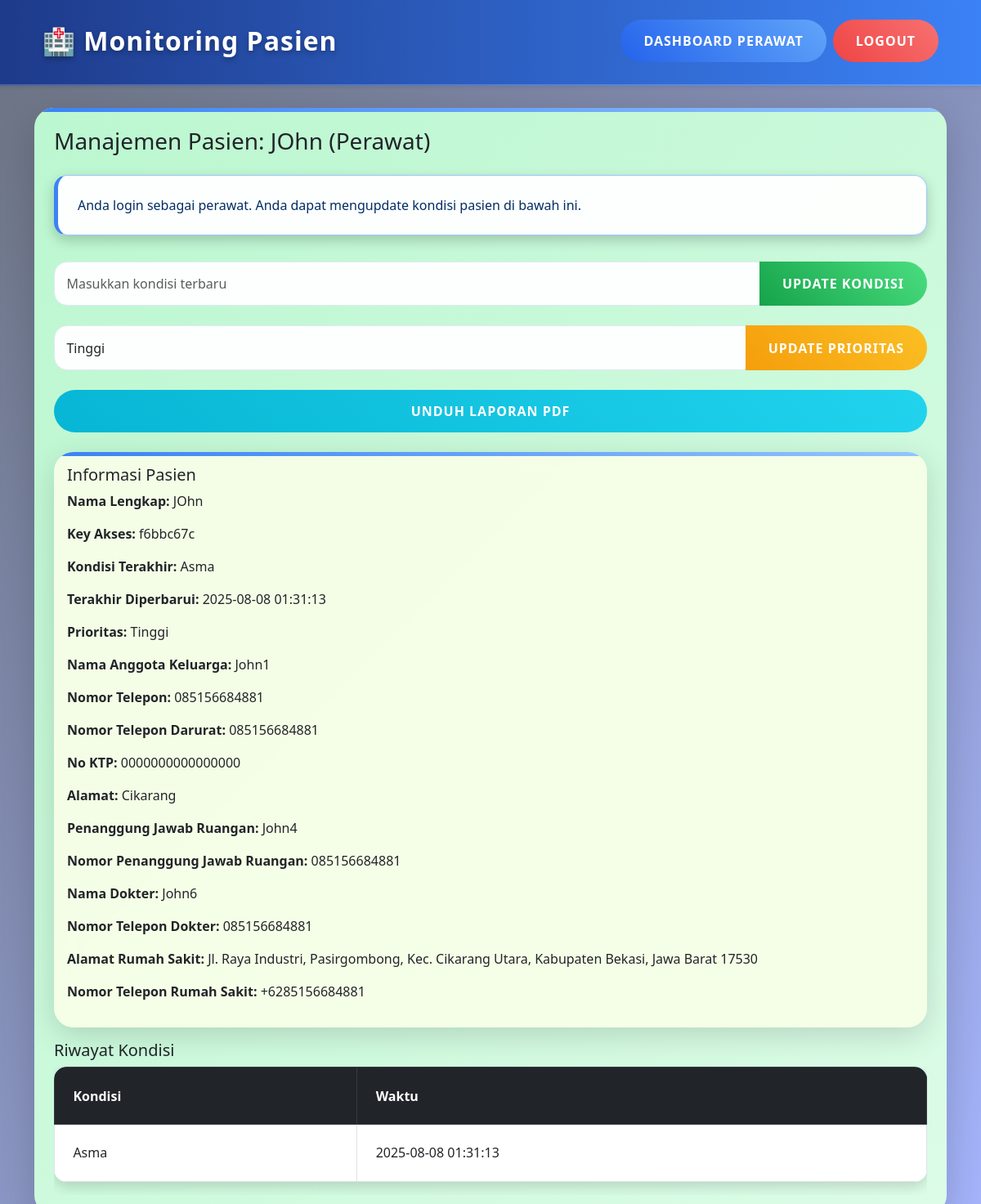
The page /patient/1 (signed in) on the database its author committed.
### tables this page shows
CREATE TABLE patient (
                    id INTEGER PRIMARY KEY AUTOINCREMENT,
                    name TEXT NOT NULL,
                    access_key TEXT NOT NULL,
                    condition TEXT,
                    family_member_name TEXT,
                    phone_number TEXT,
                    emergency_phone_number TEXT,
                    id_card_number TEXT,
                    address TEXT,
                    room_responsible_person TEXT,
                    room_responsible_phone TEXT,
                    doctor_name TEXT,
                    doctor_phone TEXT,
                    priority INTEGER DEFAULT 0,
                    last_updated TEXT
                );

CREATE TABLE hospital (
                    id INTEGER PRIMARY KEY AUTOINCREMENT,
                    address TEXT NOT NULL,
                    phone_number TEXT NOT NULL
                );

CREATE TABLE condition_history (
                    id INTEGER PRIMARY KEY AUTOINCREMENT,
                    patient_id INTEGER,
                    condition TEXT,
                    timestamp TEXT,
                    FOREIGN KEY (patient_id) REFERENCES patient(id)
                );

### app.py (the view, shortened to what this page needs)
@app.route('/patient/<int:patient_id>', methods=['GET', 'POST'])
def patient_detail(patient_id):
    if 'nurse' not in session:
        flash("Hanya perawat yang dapat mengakses halaman ini!", "warning")
        return redirect(url_for('access_patient', patient_id=patient_id))
    conn = sqlite3.connect('database.db')
    c = conn.cursor()
    c.execute("SELECT * FROM patient WHERE id=?", (patient_id,))
    patient = c.fetchone()
    c.execute("SELECT condition, timestamp FROM condition_history WHERE patient_id=? ORDER BY timestamp DESC", (patient_id,))
    history = c.fetchall()
    c.execute("SELECT address, phone_number FROM hospital WHERE id=1")
    hospital = c.fetchone()
    conn.close()
    if not patient:
        flash("Pasien tidak ditemukan!", "danger")
        return redirect(url_for('nurse_dashboard'))
    return render_template('patient_detail.html', patient=patient, history=history, hospital=hospital)

### templates/patient_detail.html (shortened to what this page needs)
{% extends "base.html" %}
{% block content %}
<div class="card shadow-lg p-4 nurse-view">
    <h3 class="mb-4">Manajemen Pasien: {{ patient[1] }} (Perawat)</h3>
    <div class="alert alert-primary" role="alert">
        Anda login sebagai perawat. Anda dapat mengupdate kondisi pasien di bawah ini.
    </div>
    <form method="POST" class="mb-4" id="conditionForm">
        <div class="input-group">
            <input type="text" name="condition" class="form-control shake-on-focus" placeholder="Masukkan kondisi terbaru" required>
            <button type="submit" class="btn btn-success">Update Kondisi</button>
        </div>
    </form>
    <form method="POST" class="mb-4">
        <div class="input-group">
            <select name="priority" class="form-control">
                <option value="2" {% if patient[13] == 2 %}selected{% endif %}>Tinggi</option>
            </select>
            <button type="submit" class="btn btn-warning">Update Prioritas</button>
        </div>
    </form>
    <a href="{{ url_for('generate_report', patient_id=patient[0]) }}" class="btn btn-info mb-4">Unduh Laporan PDF</a>
    <div class="card mb-3">
        <div class="card-body" id="patient-info">
            <h5 class="card-title">Informasi Pasien</h5>
            <p><strong>Nama Lengkap:</strong> {{ patient[1] }}</p>
            <p><strong>Key Akses:</strong> {{ patient[2] }}</p>
            <p><strong>Kondisi Terakhir:</strong> {{ patient[3] if patient[3] else 'Belum ada kondisi terbaru' }}</p>
            <p><strong>Terakhir Diperbarui:</strong> {{ patient[14] if patient[14] else '-' }}</p>
            <p><strong>Prioritas:</strong>
                {% if patient[13] == 2 %}
                    Tinggi
                {% elif patient[13] == 1 %}
                    Sedang
                {% else %}
                    Normal
                {% endif %}
            </p>
            <p><strong>Nama Anggota Keluarga:</strong> {{ patient[4] if patient[4] else '-' }}</p>
            <p><strong>Nomor Telepon:</strong> {{ patient[5] if patient[5] else '-' }}</p>
            <p><strong>Nomor Telepon Darurat:</strong> {{ patient[6] if patient[6] else '-' }}</p>
            <p><strong>No KTP:</strong> {{ patient[7] if patient[7] else '-' }}</p>
            <p><strong>Alamat:</strong> {{ patient[8] if patient[8] else '-' }}</p>
            <p><strong>Penanggung Jawab Ruangan:</strong> {{ patient[9] if patient[9] else '-' }}</p>
            <p><strong>Nomor Penanggung Jawab Ruangan:</strong> {{ patient[10] if patient[10] else '-' }}</p>
            <p><strong>Nama Dokter:</strong> {{ patient[11] if patient[11] else '-' }}</p>
            <p><strong>Nomor Telepon Dokter:</strong> {{ patient[12] if patient[12] else '-' }}</p>
            <p><strong>Alamat Rumah Sakit:</strong> {{ hospital[0] }}</p>
            <p><strong>Nomor Telepon Rumah Sakit:</strong> {{ hospital[1] }}</p>
        </div>
    </div>
    <h5>Riwayat Kondisi</h5>
    <div class="table-responsive">
        <table class="table table-bordered table-hover" id="history-table">
            <thead class="table-dark">
                <tr>
                    <th>Kondisi</th>
                    <th>Waktu</th>
                </tr>
            </thead>
            <tbody id="history-table-body">
                {% for entry in history %}
                <tr>
                    <td>{{ entry[0] }}</td>
                    <td>{{ entry[1] }}</td>
                </tr>
                {% else %}
                <tr>
                    <td colspan="2" class="text-center">Belum ada riwayat kondisi.</td>
                </tr>
                {% endfor %}
            </tbody>
        </table>
    </div>
</div>
{% endblock %}

### static/style.css (style rules this page uses)
body { background: linear-gradient(135deg, #6b7280 0%, #a5b4fc 100%); font-family: 'Poppins', 'Segoe UI', Tahoma, Geneva, Verdana, sans-serif; min-height: 100vh; margin: 0; display: flex; flex-direction: column; color: #1f2937; overflow-x: hidden; background-attachment: fixed; }
.card { border: none; border-radius: 24px; background: rgba(255, 255, 255, 0.9); backdrop-filter: blur(15px); box-shadow: 0 10px 36px rgba(0, 0, 0, 0.15); transition: transform 0.5s ease, box-shadow 0.5s ease; overflow: hidden; animation: fadeInUp 0.8s ease-out; position: relative; }
.card::before { content: ''; position: absolute; top: 0; left: 0; width: 100%; height: 5px; background: linear-gradient(90deg, #3b82f6, #93c5fd); border-radius: 24px 24px 0 0; }
.btn { border-radius: 50px; padding: 14px 28px; font-weight: 700; text-transform: uppercase; letter-spacing: 1px; position: relative; overflow: hidden; transition: all 0.4s ease; z-index: 1; }
.btn::before { content: ''; position: absolute; top: 50%; left: 50%; width: 0; height: 0; background: rgba(255, 255, 255, 0.5); border-radius: 50%; transform: translate(-50%, -50%); transition: width 0.6s ease, height 0.6s ease; z-index: -1; }
.btn-success { background: linear-gradient(45deg, #16a34a, #4ade80); border: none; color: #ffffff; }
.btn-info { background: linear-gradient(45deg, #06b6d4, #22d3ee); border: none; color: #ffffff; }
.btn-warning { background: linear-gradient(45deg, #f59e0b, #fbbf24); border: none; color: #ffffff; }
.alert { border-radius: 16px; margin-bottom: 2rem; padding: 1.5rem; background: rgba(255, 255, 255, 0.95); backdrop-filter: blur(12px); box-shadow: 0 6px 16px rgba(0, 0, 0, 0.2); position: relative; z-index: 1000; animation: slideInRight 0.6s ease; border-left: 5px solid #3b82f6; }
.table { border-radius: 16px; overflow: hidden; background: rgba(255, 255, 255, 0.97); box-shadow: 0 6px 16px rgba(0, 0, 0, 0.15); }
.table thead { background: linear-gradient(45deg, #1e3a8a, #3b82f6); color: #ffffff; }
.table th, .table td { vertical-align: middle; padding: 1.4rem; }
.form-control, .form-select { border-radius: 16px; border: 1px solid #e2e8f0; padding: 0.9rem; background: rgba(255, 255, 255, 0.95); transition: all 0.4s ease; }
.nurse-view { background: linear-gradient(135deg, #bbf7d0 0%, #dcfce7 100%); }
.nurse-view .card { background: rgba(247, 254, 231, 0.95); backdrop-filter: blur(12px); }

### rows shown on the page
patient: name "JOhn", priority "Tinggi", access_key "f6bbc67c", condition "Asma", last_updated "2025-08-08 01:31:13", family_member_name "John1", phone_number "085156684881", emergency_phone_number "085156684881", id_card_number "0000000000000000", address "Cikarang", room_responsible_person "John4", room_responsible_phone "085156684881", doctor_name "John6", doctor_phone "085156684881"
hospital: address "Jl. Raya Industri, Pasirgombong, Kec. Cikarang Utara, Kabupaten Bekasi, Jawa Barat 17530", phone_number "+6285156684881"
condition_history: condition "Asma", timestamp "2025-08-08 01:31:13"
